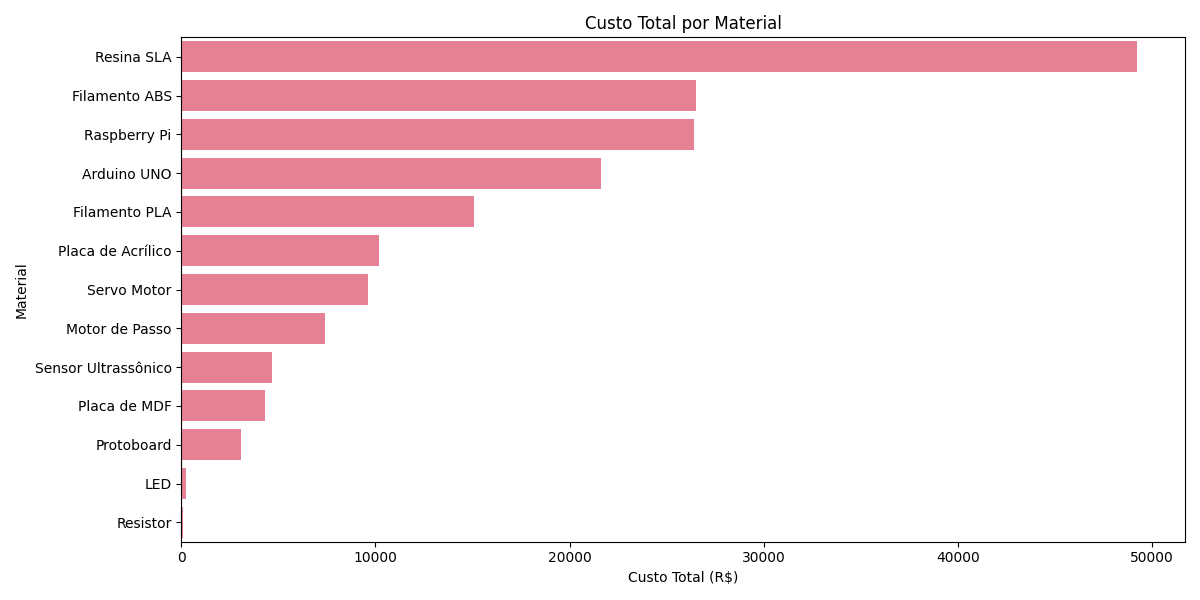

Write the Python code that produced this figure.
import pandas as pd
import matplotlib.pyplot as plt
import seaborn as sns
from datetime import datetime

# Configuração de estilo
sns.set_palette("husl")
pd.set_option('display.float_format', '{:.2f}'.format)

# Carregar os dados
df = pd.read_csv('controle_lab_maker.csv', parse_dates=['Data de Uso'])

#Gráfico de custo total por material 
plt.figure(figsize=(12, 6))
custo_por_material = df.groupby('Material Usado')['Custo Total'].sum().sort_values(ascending=False)
sns.barplot(x=custo_por_material.values, y=custo_por_material.index)
plt.title('Custo Total por Material')
plt.xlabel('Custo Total (R$)')
plt.ylabel('Material')
plt.tight_layout()
plt.savefig('custo_total.png')
plt.show()
